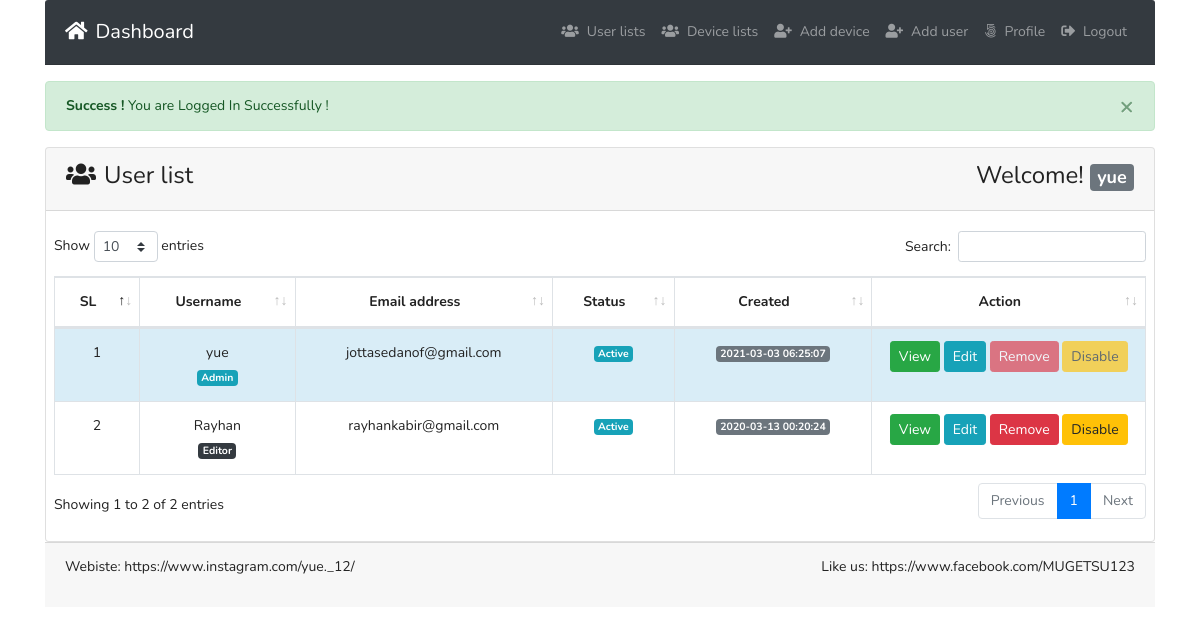
The page /index.php (signed in) on the database as committed earlier.
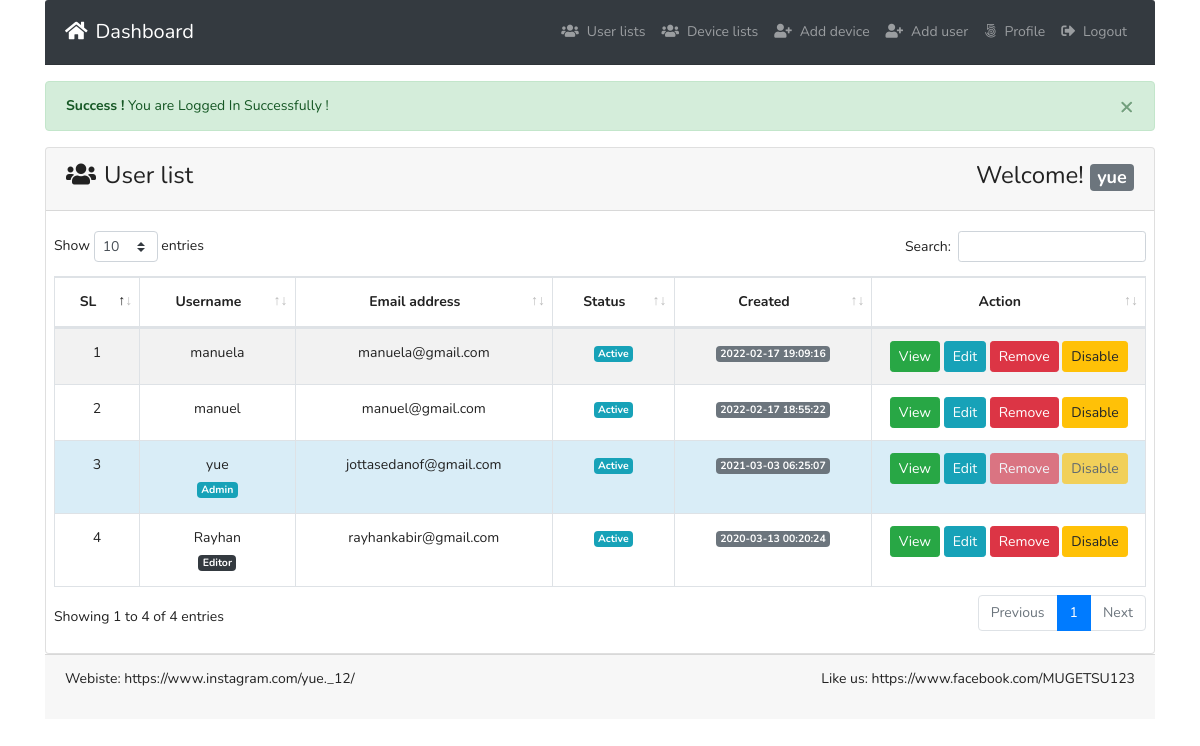
The same page on the database as committed later.
### tables this page shows
CREATE TABLE `tbl_users` (
  `id` int(11) NOT NULL,
  `username` varchar(255) DEFAULT NULL,
  `email` varchar(255) DEFAULT NULL,
  `password` varchar(255) DEFAULT NULL,
  `roleid` tinyint(4) DEFAULT NULL,
  `isActive` tinyint(4) DEFAULT 0,
  `created_at` timestamp NOT NULL DEFAULT current_timestamp(),
  `updated_at` timestamp NOT NULL DEFAULT current_timestamp()
);

### classes/Users.php (called while the page is built, shortened)
<?php
include 'lib/Database.php';
include_once 'lib/Session.php';
class Users{
  private $db;
  public function __construct(){
    $this->db = new Database();
  }
   public function formatDate($date){
      $strtime = strtotime($date);
    return date('Y-m-d H:i:s', $strtime);
   }
  public function selectAllUserData(){
    $sql = "SELECT * FROM tbl_users ORDER BY id DESC";
    $stmt = $this->db->pdo->prepare($sql);
    $stmt->execute();
    return $stmt->fetchAll(PDO::FETCH_OBJ);
  }
}

### lib/Database.php (called while the page is built, shortened)
<?php
class  Database{
  public $pdo;
  public function __construct(){
    if (!isset($this->pdo)) {
      try {
        $link = new PDO('mysql:host='.DB_HOST.'; dbname='.DB_NAME, DB_USER, DB_PASS);
        $link->setAttribute(PDO::ATTR_ERRMODE, PDO::ERRMODE_EXCEPTION);
        $link->exec("SET CHARACTER SET utf8");
        $this->pdo  =  $link;
      } catch (PDOException $e) {
        die("Connection error...".$e->getMessage());
      }
    }
  }
}

### index.php (the view, shortened to what this page needs)
<?php
include 'inc/header.php';
$logMsg = Session::get('logMsg');
if (isset($logMsg)) {
  echo $logMsg;
}
?>
      <div class="card ">
        <div class="card-header">
          <h3><i class="fas fa-users mr-2"></i>User list <span class="float-right">Welcome! <strong>
            <span class="badge badge-lg badge-secondary text-white">
<?php
$username = Session::get('username');
if (isset($username)) {
  echo $username;
}
 ?></span>
          </strong></span></h3>
        </div>
        <div class="card-body pr-2 pl-2">
          <table id="example" class="table table-striped table-bordered" style="width:100%">
                  <thead>
                    <tr>
                      <th  class="text-center">SL</th>
                      <th  class="text-center">Username</th>
                      <th  class="text-center">Email address</th>
                      <th  class="text-center">Status</th>
                      <th  class="text-center">Created</th>
                      <th  width='25%' class="text-center">Action</th>
                    </tr>
                  </thead>
                  <tbody>
                    <?php
                      $allUser = $users->selectAllUserData();
                      if ($allUser) {
                        $i = 0;
                        foreach ($allUser as  $value) {
                          $i++;
                     ?>
                      <tr class="text-center"
                      <?php if (Session::get("id") == $value->id) {
                        echo "style='background:#d9edf7' ";
                      } ?>
                      >
                        <td><?php echo $i; ?></td>
                        <td><?php echo $value->username; ?> <br>
                          <?php if ($value->roleid  == '1'){
                          echo "<span class='badge badge-lg badge-info text-white'>Admin</span>";
                        } elseif ($value->roleid == '2') {
                          echo "<span class='badge badge-lg badge-dark text-white'>Editor</span>";
                        }elseif ($value->roleid == '3') {
                            echo "<span class='badge badge-lg badge-dark text-white'>User Only</span>";
                        } ?></td>
                        <td><?php echo $value->email; ?></td>
                        <td>
                          <?php if ($value->isActive == '0') { ?>
                          <span class="badge badge-lg badge-info text-white">Active</span>
                        <?php }else{ ?>
                    <span class="badge badge-lg badge-danger text-white">Deactive</span>
                        <?php } ?>
                        </td>
                        <td><span class="badge badge-lg badge-secondary text-white"><?php echo $users->formatDate($value->created_at);  ?></span></td>
                        <td>
                          <?php if ( Session::get("roleid") == '1') {?>
                            <a class="btn btn-success btn-sm
                            " href="profile.php?id=<?php echo $value->id;?>">View</a>
                            <a class="btn btn-info btn-sm " href="profile.php?id=<?php echo $value->id;?>">Edit</a>
                            <a onclick="return confirm('Are you sure To Delete ?')" class="btn btn-danger
                    <?php if (Session::get("id") == $value->id) {
                      echo "disabled";
                    } ?>
                             btn-sm " href="?remove=<?php echo $value->id;?>">Remove</a>
                             <?php if ($value->isActive == '0') {  ?>
                               <a onclick="return confirm('Are you sure To Deactive ?')" class="btn btn-warning
                       <?php if (Session::get("id") == $value->id) {
                         echo "disabled";
                       } ?>
                                btn-sm " href="?deactive=<?php echo $value->id;?>">Disable</a>
                             <?php } ?>
                        <?php  }elseif(Session::get("id") == $value->id  && Session::get("roleid") == '2'){ ?>
                          <a class="btn btn-success btn-sm " href="profile.php?id=<?php echo $value->id;?>">View</a>
                          <a class="btn btn-info btn-sm " href="profile.php?id=<?php echo $value->id;?>">Edit</a>
                        <?php }elseif(Session::get("id") == $value->id  && Session::get("roleid") == '3'){ ?>
                          <a class="btn btn-success btn-sm " href="profile.php?id=<?php echo $value->id;?>">View</a>
                          <a class="btn btn-info btn-sm " href="profile.php?id=<?php echo $value->id;?>">Edit</a>
                        <?php } ?>
                        </td>
                      </tr>
                    <?php }}else{ ?>
                      <tr class="text-center">
                      <td>No user availabe now !</td>
                    </tr>
                    <?php } ?>
                  </tbody>
              </table>
        </div>
      </div>
  <?php
  include 'inc/footer.php';
  ?>

### inc/header.php (shortened to what this page needs)
<?php
$filepath = realpath(dirname(__FILE__));
include_once $filepath."/../lib/Session.php";
$users = new Users();
?>
<!DOCTYPE html>
<html lang="en" dir="ltr">
  <head>
    <link rel="stylesheet" href="assets/bootstrap.min.css">
    <link href="https://use.fontawesome.com/releases/v5.0.4/css/all.css" rel="stylesheet">
    <link rel="stylesheet" href="assets/dataTables.bootstrap4.min.css">
    <link rel="stylesheet" href="assets/style.css">
  </head>
  <body>
    <div class="container">
      <nav class="navbar navbar-expand-md navbar-dark bg-dark card-header">
        <a class="navbar-brand" href="index.php"><i class="fas fa-home mr-2"></i>Dashboard</a>
        <div class="collapse navbar-collapse" id="navbarsExampleDefault">
          <ul class="navbar-nav ml-auto">
          <?php if (Session::get('id') == TRUE) { ?>
            <?php if (Session::get('roleid') == '1') { ?>
              <li class="nav-item">
                  <a class="nav-link" href="index.php"><i class="fas fa-users mr-2"></i>User lists </span></a>
              </li>
              <li class="nav-item">
                  <a class="nav-link" href="DevicesList.php"><i class="fas fa-users mr-2"></i>Device lists </span></a>
              </li>
              <li class="nav-item
              <?php
                          $path = $_SERVER['SCRIPT_FILENAME'];
                          $current = basename($path, '.php');
                          if ($current == 'addDevice') {
                            echo " active ";
                          }
                         ?>">
                <a class="nav-link" href="addDevice.php"><i class="fas fa-user-plus mr-2"></i>Add device </span></a>
              </li>
              <li class="nav-item
              <?php
                          $path = $_SERVER['SCRIPT_FILENAME'];
                          $current = basename($path, '.php');
                          if ($current == 'addUser') {
                            echo " active ";
                          }
                         ?>">
                <a class="nav-link" href="addUser.php"><i class="fas fa-user-plus mr-2"></i>Add user </span></a>
              </li>
            <?php  } ?>
            <li class="nav-item
            <?php
      				$path = $_SERVER['SCRIPT_FILENAME'];
      				$current = basename($path, '.php');
      				if ($current == 'profile') {
      					echo "active ";
      				}
      			 ?>
            ">
              <a class="nav-link" href="profile.php?id=<?php echo Session::get("id"); ?>"><i class="fab fa-500px mr-2"></i>Profile <span class="sr-only">(current)</span></a>
            </li>
            <li class="nav-item">
              <a class="nav-link" href="?action=logout"><i class="fas fa-sign-out-alt mr-2"></i>Logout</a>
            </li>
          <?php } ?>
          </ul>
        </div>
      </nav>

### inc/footer.php (shortened to what this page needs)
<div class="well card-footer">
  <p>Webiste: https://www.instagram.com/yue._12/
      <span class="float-right">Like us: https://www.facebook.com/MUGETSU123</span>
  </p>
</div>
  </body>
</html>

### assets/style.css (style rules this page uses)
body { line-height: 24px; font-size: 14px; font-style: normal; font-weight: normal; visibility: visible; font-family: 'Nunito', sans-serif; color: #222; }
h1, h2, h3, h4, h5, h6 { color: #222; font-family: 'Nunito', sans-serif; font-weight: 400; margin-top: 0; }
h3 { font-size: 24px; line-height: 30px; }

Rows that differ between the two databases and show on the page:
added tbl_users: username "manuela", email "manuela@gmail.com", isActive "Active", created_at "2022-02-17 19:09:16"
added tbl_users: username "manuel", email "manuel@gmail.com", isActive "Active", created_at "2022-02-17 18:55:22"
Other text that changed with them:
text written by a page script: "Show entries Search: Showing 1 to 2 of 2 entries Previous 1 Next" → "Show entries Search: Showing 1 to 4 of 4 entries Previous 1 Next"
